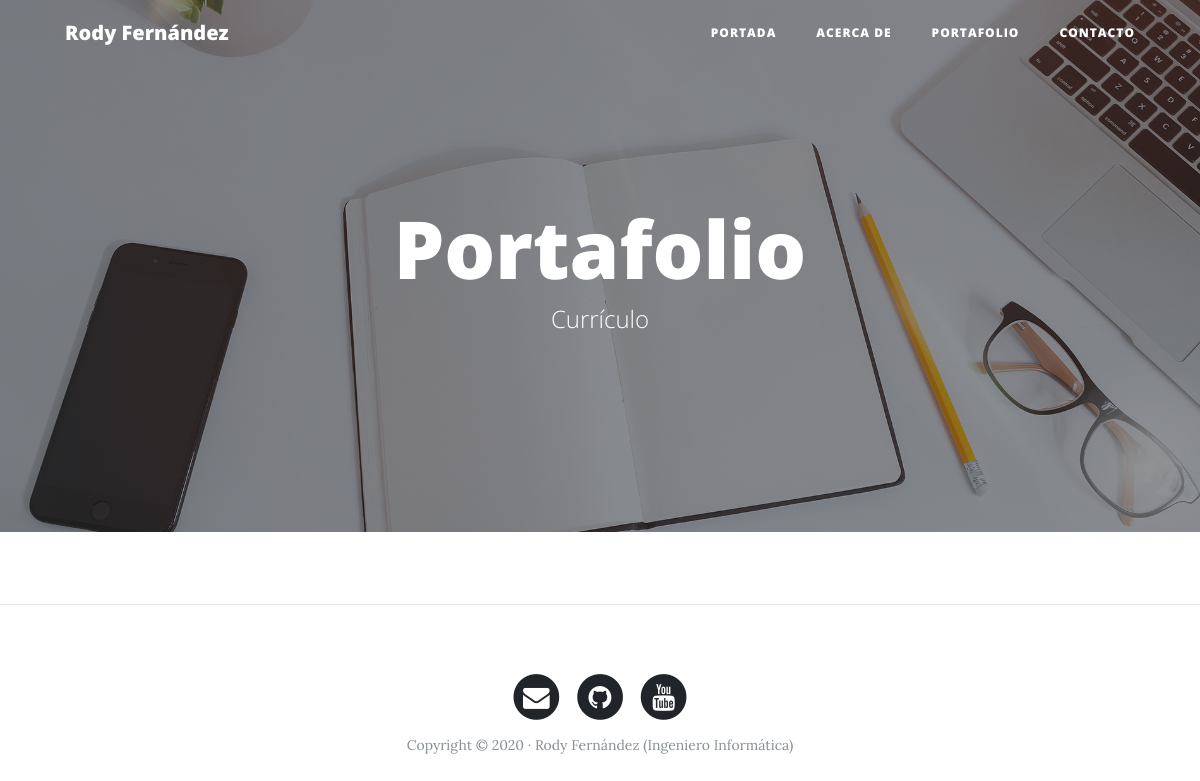
/portfolio/, run on an earlier commit of the app's database.
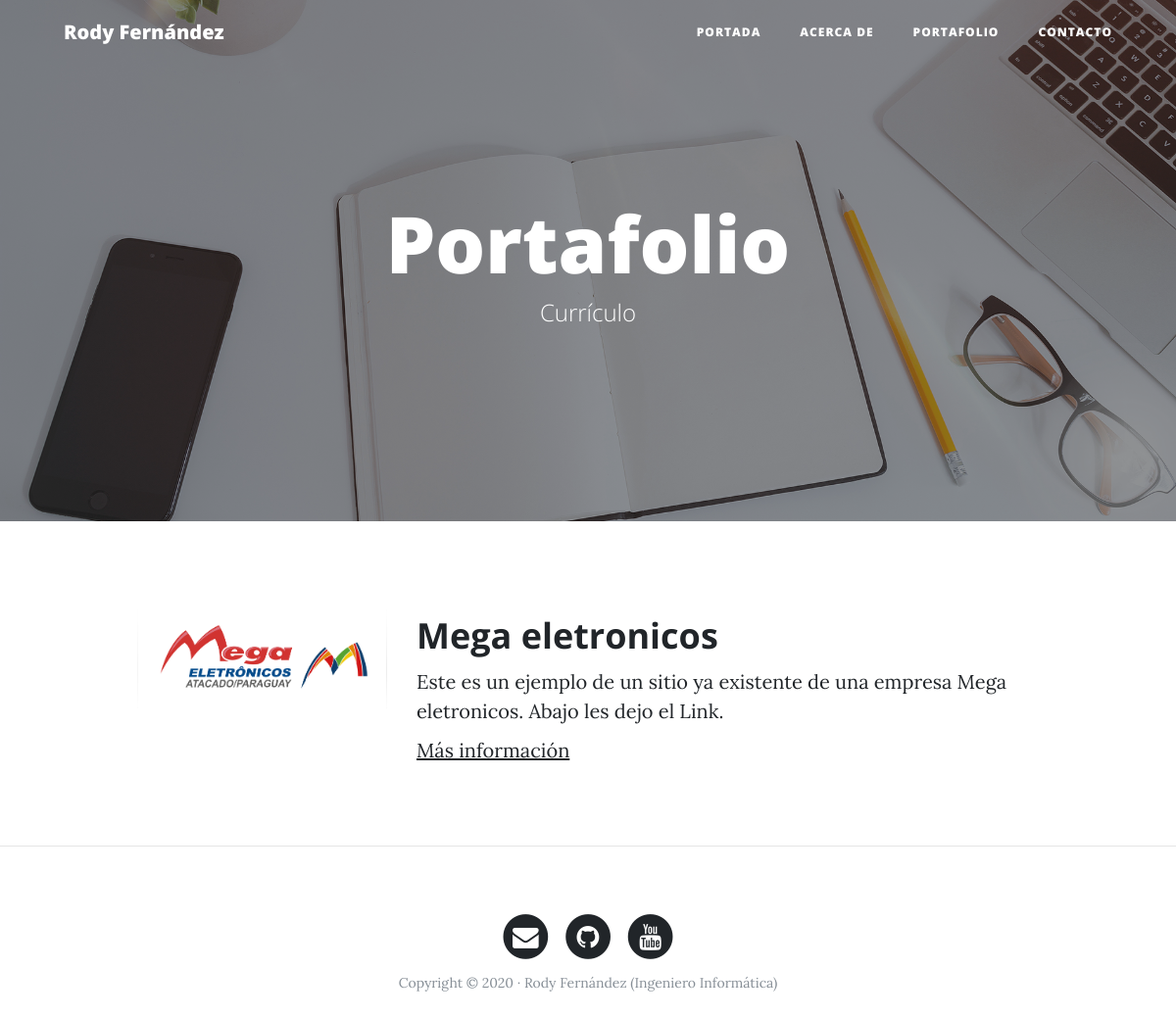
And on a later commit of the database.
### portfolio/models.py (models this page shows, shortened)
class Project(models.Model):
    title = models.CharField(max_length=200, verbose_name="Título")
    description = models.TextField(verbose_name="Descripción")
    image = models.ImageField(verbose_name="Imagen", upload_to="projects")
    link = models.URLField(verbose_name="Dirección Web", null=True, blank=True)
    created = models.DateTimeField(auto_now_add=True, verbose_name="Fecha de creación")
    updated = models.DateTimeField(auto_now=True, verbose_name="Fecha de edición")
    class Meta:
        verbose_name = "proyecto"
        verbose_name_plural = "proyectos"
        ordering = ["-created"]

### portfolio/views.py (the view)
# urls.py: path('portfolio/', portfolio_views.portfolio, name="portfolio"),
def portfolio(request):
    projects = Project.objects.all()
    return render(request, "portfolio/portfolio.html", {'projects':projects})

### portfolio/templates/portfolio/portfolio.html (shortened to what this page needs)
{% extends 'core/base.html' %}
{% block background %}{% load static %}{% static 'core/img/portfolio-bg.jpg' %}{% endblock %}
{% block headers %}
<h1>Portafolio</h1>
<span class="subheading">Currículo</span>
{% endblock %}
{% block content %}
    {% for project in projects %}
        <div class="row project">
            <div class="col-lg-3 col-md-4 offset-lg-1">
                <img class="img-fluid" src="{{project.image.url}}" alt="">
            </div>
            <div class="col-lg-7 col-md-8">
                <h2 class="section-heading title">{{project.title}}</h2>
                <p>{{project.description}}</p>
                {% if project.link %}
                    <p><a href="{{project.link}}">Más información</a></p>
                {% endif %}
            </div>
        </div>
    {% endfor %}
{% endblock %}

### core/templates/core/base.html (shortened to what this page needs)
<!DOCTYPE html>
<html lang="es">
  <head>
    {% load static %}
    <link href="{% static 'core/vendor/bootstrap/css/bootstrap.min.css' %}" rel="stylesheet">
    <link href="{% static 'core/vendor/font-awesome/css/font-awesome.min.css' %}" rel="stylesheet" type="text/css">
    <link href="{% static 'core/css/clean-blog.min.css' %}" rel="stylesheet">
  </head>
  <body>
    <nav class="navbar navbar-expand-lg navbar-light fixed-top" id="mainNav">
      <div class="container">
        <a class="navbar-brand" href="{% url 'home' %}">Rody Fernández</a>
        <div class="collapse navbar-collapse" id="navbarResponsive">
          <ul class="navbar-nav ml-auto">
            <li class="nav-item">
              <a class="nav-link" href="{% url 'home' %}">Portada</a>
            </li>
            <li class="nav-item">
              <a class="nav-link" href="{% url 'about' %}">Acerca de</a>
            </li>
            <li class="nav-item">
              <a class="nav-link" href="{% url 'portfolio' %}">Portafolio</a>
            </li>
            <li class="nav-item">
              <a class="nav-link" href="{% url 'contact' %}">Contacto</a>
            </li>
          </ul>
        </div>
      </div>
    </nav>
    <header class="masthead" style="background-image: url('{% block background %}{% endblock %}')">
      <div class="overlay"></div>
      <div class="container">
        <div class="row">
          <div class="col-lg-8 col-md-10 mx-auto">
            <div class="site-heading">
              {% block headers %}{% endblock %}
            </div>
          </div>
        </div>
      </div>
    </header>
    <div class="container">
      {% block content %}{% endblock %}
    </div>
    {% if request.path != "/" %}<hr>{% endif %}
    <footer>
      <div class="container">
        <div class="row">
          <div class="col-lg-8 col-md-10 mx-auto">
            <ul class="list-inline text-center">
              <li class="list-inline-item">
                <a href="#">
                  <span class="fa-stack fa-lg">
                    <i class="fa fa-circle fa-stack-2x"></i>
                    <i class="fa fa-envelope fa-stack-1x fa-inverse"></i>
                  </span>
                </a>
              </li>
              <li class="list-inline-item">
                <a href="#">
                  <span class="fa-stack fa-lg">
                    <i class="fa fa-circle fa-stack-2x"></i>
                    <i class="fa fa-github fa-stack-1x fa-inverse"></i>
                  </span>
                </a>
              </li>
              <li class="list-inline-item">
                <a href="#">
                  <span class="fa-stack fa-lg">
                    <i class="fa fa-circle fa-stack-2x"></i>
                    <i class="fa fa-youtube fa-stack-1x fa-inverse"></i>
                  </span>
                </a>
              </li>
            </ul>
            <p class="copyright text-muted">Copyright &copy; 2020 · Rody Fernández (Ingeniero Informática) </p>
          </div>
        </div>
      </div>
    </footer>
  </body>
</html>

What changed in the data, as far as the page shows it:
added Project: image (picture), title "Mega eletronicos", description "Este es un ejemplo de un sitio ya existente de una empresa Mega eletronicos. Abajo les dejo el Link."
